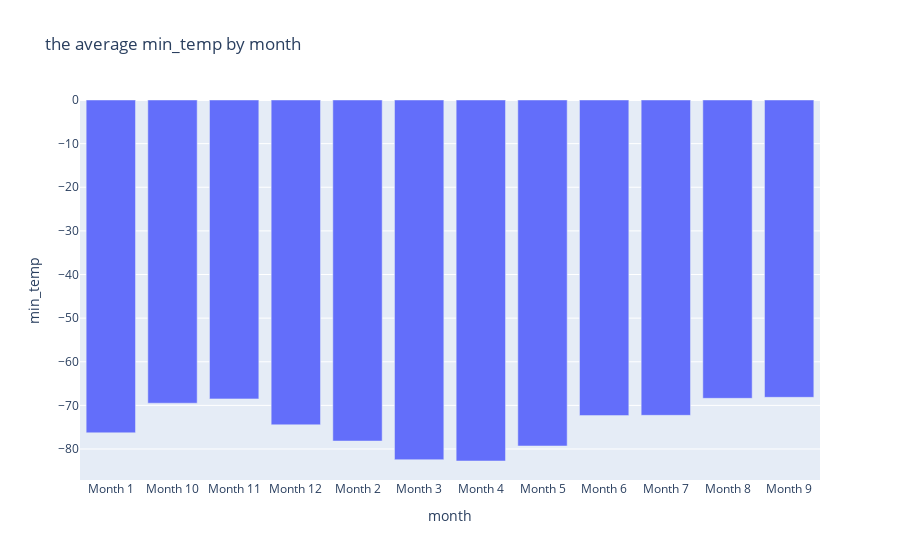

The notebook cell this image was saved under:
### Code cell
# Plot a bar chart of the average min_temp by month
px.bar(df_min_temp, x = 'month', y = 'min_temp', title = "the average min_temp by month")

### Figure 1 — Plotly figure (JSON) as saved in the notebook; plotly's stock layout.template omitted (floating-point values rounded to 4 significant figures)
{"data": [{"alignmentgroup": "True", "hovertemplate": "month=%{x}<br>min_temp=%{y}<extra></extra>", "legendgroup": "", "marker": {"color": "#636efa", "pattern": {"shape": ""}}, "name": "", "offsetgroup": "", "orientation": "v", "showlegend": false, "textposition": "auto", "type": "bar", "x": ["Month 1", "Month 10", "Month 11", "Month 12", "Month 2", "Month 3", "Month 4", "Month 5", "Month 6", "Month 7", "Month 8", "Month 9"], "xaxis": "x", "y": [-76.28, -69.5, -68.51, -74.45, -78.18, -82.45, -82.75, -79.31, -72.35, -72.28, -68.38, -68.15], "yaxis": "y"}], "layout": {"autosize": true, "barmode": "relative", "legend": {"tracegroupgap": 0}, "title": {"text": "the average min_temp by month"}, "xaxis": {"anchor": "y", "autorange": true, "domain": [0, 1], "range": [-0.5, 11.5], "title": {"text": "month"}, "type": "category"}, "yaxis": {"anchor": "x", "autorange": true, "domain": [0, 1], "range": [-87.1, 0], "title": {"text": "min_temp"}, "type": "linear"}}}
